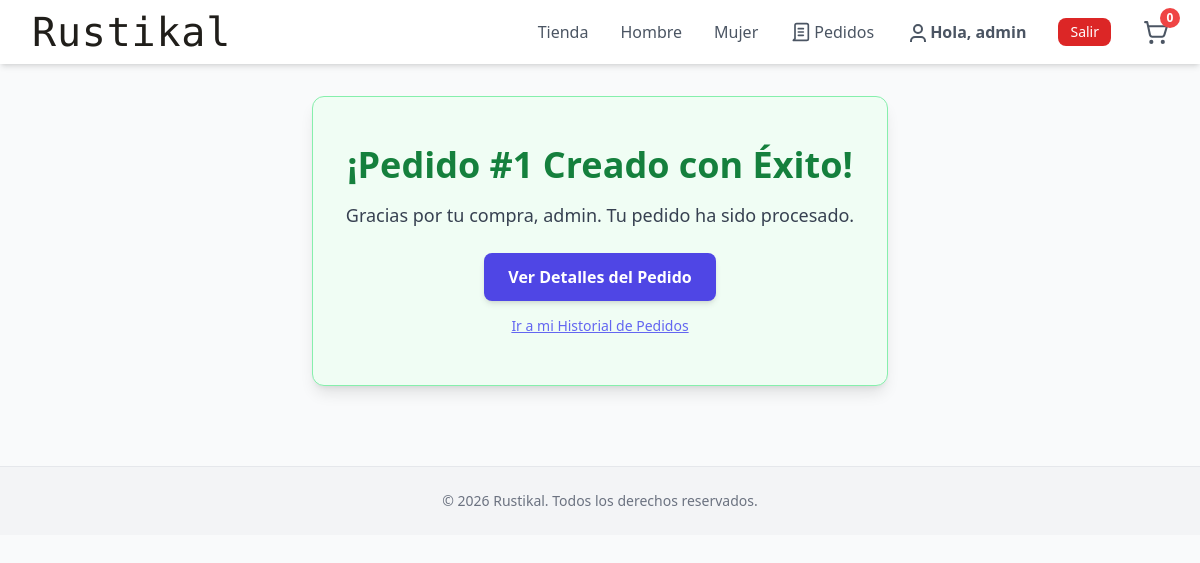
Screenshot of /pedidos/confirmacion/1/ (signed in) with the database file from the repository.
### usuarios/models.py (models this page shows, shortened)
class UsuarioPersonalizado(AbstractUser):
    nro_telefono = PhoneNumberField(null=True, blank=True, unique=True)
    avatar = models.ImageField(upload_to='avatars/', null=True, blank=True)
    email = models.EmailField(unique=True)

### pedidos/models.py (models this page shows, shortened)
class Pedido(models.Model):
    ESTADOS_CHOICES = [
        ('PENDIENTE', 'Pendiente de Pago'),
        ('PAGADO', 'Pagado / En Procesamiento'),
        ('ENVIADO', 'Enviado'),
        ('ENTREGADO', 'Entregado'),
        ('CANCELADO', 'Cancelado'),]
    usuario = models.ForeignKey(AUTH_USER_MODEL, related_name= "pedidos", on_delete= models.CASCADE, verbose_name= 'Cliente')
    creado = models.DateTimeField(auto_now_add=True)
    actualizado = models.DateTimeField(auto_now=True)
    estado = models.CharField(max_length=100, choices= ESTADOS_CHOICES, default= 'PENDIENTE')
    pagado = models.BooleanField(default=False) #Indicador de pago realziado, para evitar refacturaciones
    monto_total = models.DecimalField(max_digits=10, decimal_places=2, default= 0.00)
    direccion_envio = models.ForeignKey(
    'DireccionEnvio', related_name='pedidos_por_direccion', on_delete=models.SET_NULL, null=True,blank=True, verbose_name='Dirección de Envío del Pedido')
    class Meta:
        ordering = ['-creado']
        verbose_name = 'Pedido'
        verbose_name_plural = 'Pedidos'

### pedidos/views.py (the view)
# urls.py: path('confirmacion/<int:pedido_id>/', views.confirmacion_pedido_view, name='confirmacion_pedido'),
def confirmacion_pedido_view(request, pedido_id):
    pedido = get_object_or_404(Pedido, id=pedido_id, usuario=request.user)
    return render(request, 'pedidos/confirmacion_pedido.html', {'pedido': pedido})

### carrito/carrito.py (called while the page is built, shortened)
    @property
    def items(self):
        items = []
        return items

### carrito/context_processors.py (called while the page is built)
def carrito_context(request):
    return {"carrito": Carrito(request)}

### templates/pedidos/confirmacion_pedido.html (shortened to what this page needs)
{% extends "base.html" %}
{% block content %}
<div class="max-w-xl mx-auto py-12 px-4 sm:px-6 lg:px-8 text-center bg-green-50 border border-green-300 rounded-xl shadow-lg">
    <h1 class="text-4xl font-extrabold text-green-700 mb-4">¡Pedido #{{ pedido.id }} Creado con Éxito!</h1>
    <p class="text-lg text-gray-700 mb-6">Gracias por tu compra, {{ pedido.usuario.username }}. Tu pedido ha sido procesado.</p>
    <div class="space-y-3">
        <a href="{% url 'pedidos:detalle' pk=pedido.pk %}" class="inline-block px-6 py-3 bg-indigo-600 text-white font-semibold rounded-lg hover:bg-indigo-700 transition shadow-md">
            Ver Detalles del Pedido
        </a>
        <p>
            <a href="{% url 'pedidos:historial' %}" class="text-sm text-indigo-500 hover:text-indigo-700 underline">
                Ir a mi Historial de Pedidos
            </a>
        </p>
    </div>
</div>
{% endblock content %}

### templates/base.html (shortened to what this page needs)
<!DOCTYPE html>
<html lang="es">
<head>
    <script src="https://cdn.tailwindcss.com"></script>
</head>
<body class="bg-gray-50 text-gray-800">
    <header class="bg-white shadow-md sticky top-0 z-50">
        <div class="max-w-7xl mx-auto px-4 sm:px-6 lg:px-8 flex justify-between items-center h-16">
            <a href="{% url 'rustikal:lista' %}" class="flex items-center space-x-2 text-gray-900 tracking-wider">
                <span class="font-rustikal-logo">Rustikal</span>
            </a>
            <nav class="hidden md:flex space-x-8 items-center">
                <a href="{% url 'rustikal:lista' %}" class="text-gray-600 hover:text-gray-900">Tienda</a>
                <a href="{% url 'rustikal:lista' %}?genero=Hombre" class="text-gray-600 hover:text-gray-900">Hombre</a>
                <a href="{% url 'rustikal:lista' %}?genero=Mujer" class="text-gray-600 hover:text-gray-900">Mujer</a>
                {% if user.is_authenticated %}
                    <a href="{% url 'pedidos:historial' %}" class="text-gray-600 hover:text-gray-900 flex items-center space-x-1">
                        <span>Pedidos</span>
                    </a>
                    <a href="{% url 'usuarios:editar_perfil' %}" class="text-gray-600 hover:text-gray-900 font-semibold flex items-center space-x-1">
                        <svg xmlns="http://www.w3.org/2000/svg" width="20" height="20" fill="none" stroke="currentColor" stroke-width="2"><circle cx="12" cy="7" r="4"/><path d="M19 21v-2a4 4 0 0 0-4-4H9a4 4 0 0 0-4 4v2"/></svg>
                        <span>Hola, {{ user.username }}</span>
                    </a>
                    <form action="{% url 'usuarios:logout' %}" method="post">
                        <button class="px-3 py-1 text-sm bg-red-600 text-white rounded-lg hover:bg-red-700">Salir</button>
                    </form>
                {% else %}
                    <a href="{% url 'usuarios:login' %}" class="text-gray-600 hover:text-gray-900">Iniciar Sesión</a>
                    <a href="{% url 'usuarios:registro' %}" class="px-3 py-1 text-sm bg-indigo-600 text-white rounded-lg hover:bg-indigo-700">Registrarse</a>
                {% endif %}
                <button id="btnCarrito"
        class="relative text-gray-600 hover:text-gray-900 cursor-pointer">
        <span class="absolute -top-3 -right-3 bg-red-500 text-white text-xs font-bold
                      rounded-full h-5 w-5 flex items-center justify-center">
            {{ carrito.items|length }}
        </span>
    </button>
            </nav>
        </div>
    </header>
    <main class="max-w-7xl mx-auto px-4 sm:px-6 lg:px-8 py-8">
        {% block content %}
        {% endblock %}
    </main>
    <footer class="bg-gray-100 mt-12 py-6 border-t border-gray-200 text-center text-sm text-gray-500">
        © {% now "Y" %} Rustikal. Todos los derechos reservados.
    </footer>
</body>
</html>

### templates/base.html (style rules this page uses)
html { font-family: 'Inter', sans-serif; }
.font-rustikal-logo { font-family: "Rubik Mono One", monospace; font-size: 2.5rem; font-weight: 300; color: #201e1a; text-shadow: 1px 1px 2px rgba(0, 0, 0, 0.5); line-height: 1; }

### rows the page displays
UsuarioPersonalizado: username "admin"
Pedido: id "1", usuario.username "admin"

### other values shown
{{ carrito.items|length }} "0"
